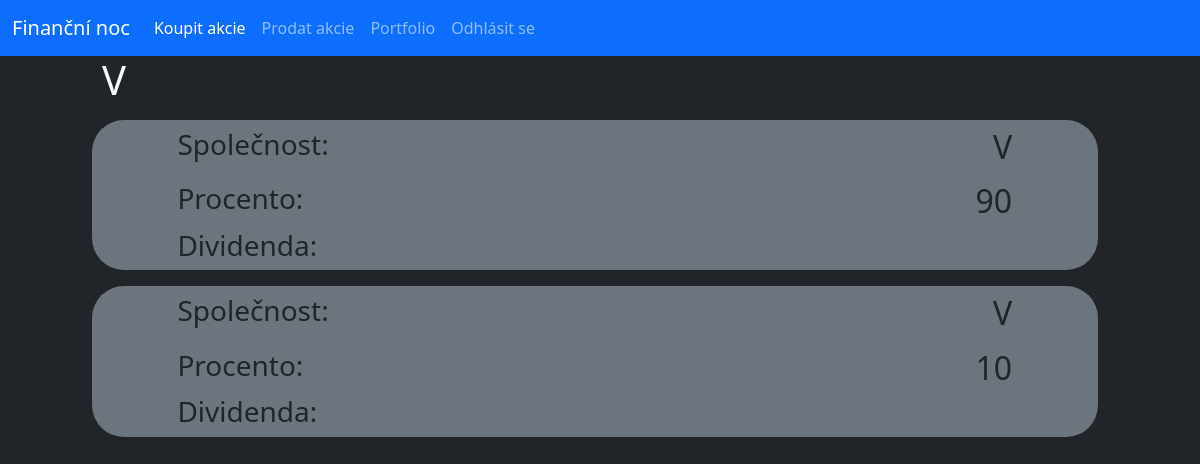
Page /user (signed in) on the earlier database version.
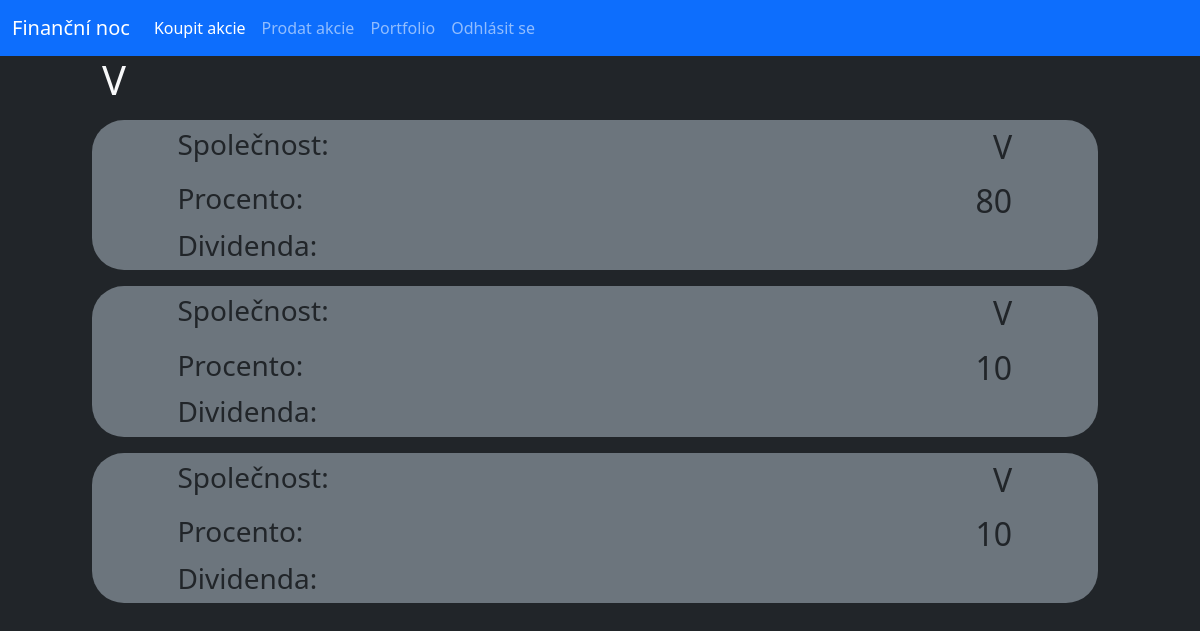
Same page on the later database version.
### database.py (models this page shows, shortened)
class Stock(db.Model):
    _id = db.Column("id", db.Integer, primary_key=True)
    owner = db.Column(db.String(40))
    name = db.Column(db.String(40))
    percentage = db.Column(db.Integer)
    isSelling = db.Column(db.Boolean)

### router.py (the view)
@app.route("/user")
def user():
    if "user" in session:
        user = session["user"]
        stocks = Stock.query.filter_by(owner=user).all()
        return render_template("user.html", usr=user, logged=True, stocks=stocks)
    else:
        return redirect(url_for("home"))

### Templates/user.html
{% extends "main.html" %}
{% block content %}
    <div class="row">
        <div class="col offset-1"><h1 class="text-light">{{usr}}</h1></div>
    </div>
    {% for stock in stocks%}
    <div class="row py-2">
        <div class="col-offset-1 col-11">
            <div class="conteiner offset-1 bg-secondary rounded-5">
                <div class="row py-2">
                    <div class="col-4 offset-1"><h3>Společnost:</h3></div>
                    <div class="col-6"><h2 class="text-end">{{stock.name}}</h2></div>
                </div>
                <div class="row">
                    <div class="col-4 offset-1"><h3>Procento:</h3></div>
                    <div class="col-6"><h2 class="text-end">{{stock.percentage}}</h2></div>
                </div>
                <div class="row">
                    <div class="col-4 offset-1"><h3>Dividenda:</h3></div>
                    <div class="col-6"><h2 class="text-end">{{stock.dividend}}</h2></div>
                </div>
            </div>
        </div>
    </div>
    {% endfor %}
{% endblock%}

Differences in the rows shown:
changed Stock (number 1 of 3 on the later page): percentage "90" → "80"
added Stock: name "V", percentage "10"
